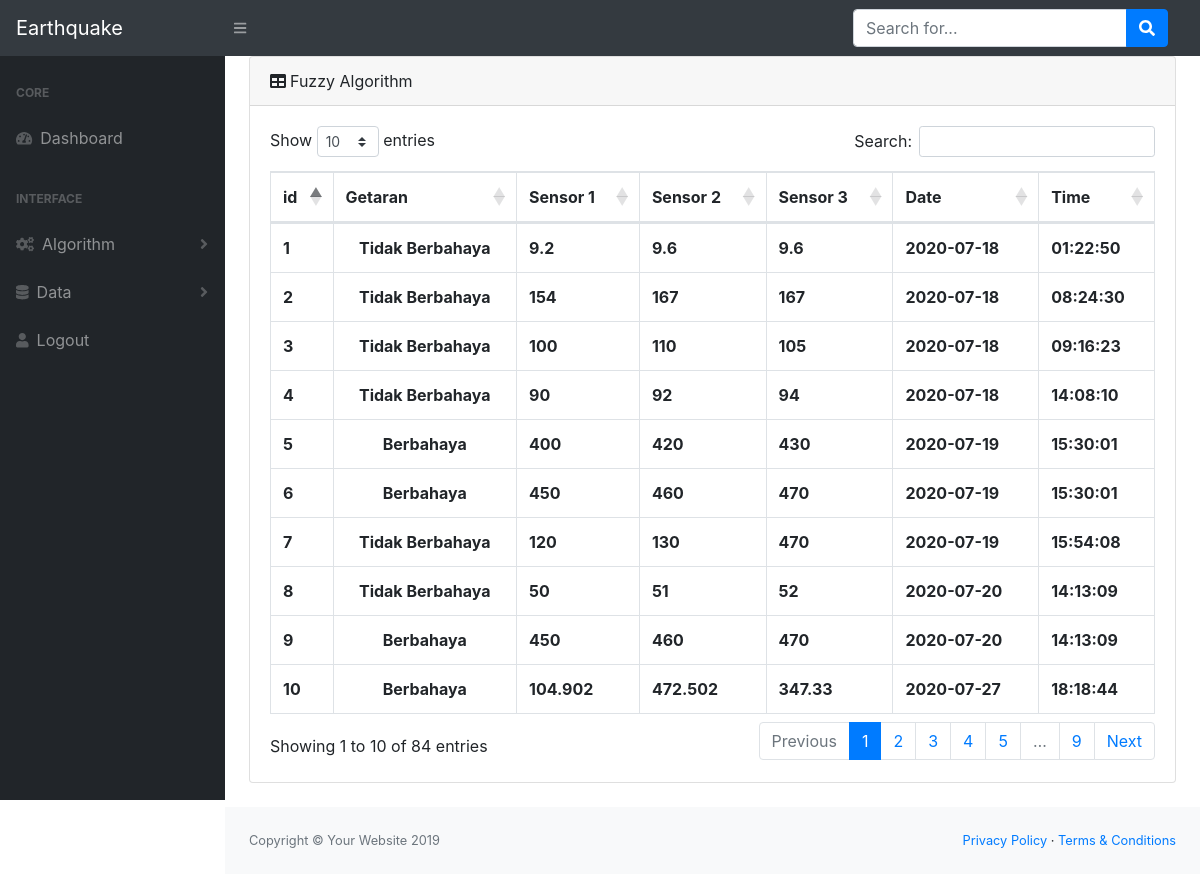
Page /dist/fuzzy1.php on the committed database.
### tables this page shows
CREATE TABLE `fuzzy` (
  `id` int(10) NOT NULL,
  `hasil` int(2) NOT NULL,
  `pga1` float DEFAULT NULL,
  `pga2` float DEFAULT NULL,
  `pga3` float DEFAULT NULL,
  `tanggal` date DEFAULT NULL,
  `waktu` time DEFAULT NULL
);

### dist/fuzzy1.php (the view, shortened to what this page needs)
<!DOCTYPE html>
<?php
    $mysqli = new mysqli("localhost", "root", "", "earthquake");
    $query = "SELECT * FROM fuzzy";
?>
<html lang="en">
    <head>
        <link href="css/styles.css" rel="stylesheet" />
        <link href="https://cdn.datatables.net/1.10.20/css/dataTables.bootstrap4.min.css" rel="stylesheet" />
    </head>
    <body class="sb-nav-fixed">
        <nav class="sb-topnav navbar navbar-expand navbar-dark bg-dark">
            <a class="navbar-brand" href="index.php">Earthquake</a><button class="btn btn-link btn-sm order-1 order-lg-0" id="sidebarToggle" href="#"><i class="fas fa-bars"></i></button
            >
            <form class="d-none d-md-inline-block form-inline ml-auto mr-0 mr-md-3 my-2 my-md-0">
                <div class="input-group">
                    <input class="form-control" type="text" placeholder="Search for..." aria-label="Search" aria-describedby="basic-addon2" />
                    <div class="input-group-append">
                        <button class="btn btn-primary" type="button"><i class="fas fa-search"></i></button>
                    </div>
                </div>
            </form>
        </nav>
        <div id="layoutSidenav">
            <?php include "menu.php" ?>
            <div id="layoutSidenav_content">
                <main>
                    <div class="container-fluid">
                        <div class="card mb-4">
                            <div class="card-header"><i class="fas fa-table mr-1"></i>Fuzzy Algorithm</div>
                            <div class="card-body">
                                <div class="table-responsive">
                                    <table class="table table-bordered" id="dataTable" width="100%" cellspacing="0">
                                        <thead>
                                            <tr class="text-center">
                                                <th>id</th>
                                                <th>Getaran</th>
                                                <th>Sensor 1</th>
                                                <th>Sensor 2</th>
                                                <th>Sensor 3</th>
                                                <th>Date</th>
                                                <th>Time</th>
                                            </tr>
                                        </thead>
                                        <tbody>
                                            <?php
                                                if($result = $mysqli->query($query)){
                                                    while($data=$result->fetch_assoc()){
                                                        $id = $data["id"];
                                                        $hasil = $data["hasil"];
                                                        $pga1 = $data["pga1"];
                                                        $pga2 = $data["pga2"];
                                                        $pga3 = $data["pga3"];
                                                        $tanggal = $data["tanggal"];
                                                        $waktu = $data["waktu"];
                                                        if($hasil == 1){
                                                            $hasil = "Berbahaya";
                                                        }else{
                                                            $hasil = "Tidak Berbahaya";
                                                        }
                                                        echo '<tr>
                                                                <th>'.$id.'</th>
                                                                <th class="text-center">'.$hasil.'</th>
                                                                <th>'.$pga1.'</th>
                                                                <th>'.$pga2.'</th>
                                                                <th>'.$pga3.'</th>
                                                                <th>'.$tanggal.'</th>
                                                                <th>'.$waktu.'</th>
                                                            </tr>';
                                                    }
                                                }
                                            ?>
                                        </tbody>
                                    </table>
                                </div>
                            </div>
                        </div>
                    </div>
                </main>
                <footer class="py-4 bg-light mt-auto">
                    <div class="container-fluid">
                        <div class="d-flex align-items-center justify-content-between small">
                            <div class="text-muted">Copyright &copy; Your Website 2019</div>
                            <div>
                                <a href="#">Privacy Policy</a>
                                &middot;
                                <a href="#">Terms &amp; Conditions</a>
                            </div>
                        </div>
                    </div>
                </footer>
            </div>
        </div>
    </body>
</html>

### rows in the picture
fuzzy: id "1", hasil "Tidak Berbahaya", pga1 "9.2", pga2 "9.6", pga3 "9.6", tanggal "2020-07-18", waktu "01:22:50"
fuzzy: id "2", hasil "Tidak Berbahaya", pga1 "154", pga2 "167", pga3 "167", tanggal "2020-07-18", waktu "08:24:30"
fuzzy: id "3", hasil "Tidak Berbahaya", pga1 "100", pga2 "110", pga3 "105", tanggal "2020-07-18", waktu "09:16:23"
fuzzy: id "4", hasil "Tidak Berbahaya", pga1 "90", pga2 "92", pga3 "94", tanggal "2020-07-18", waktu "14:08:10"
fuzzy: id "5", hasil "Berbahaya", pga1 "400", pga2 "420", pga3 "430", tanggal "2020-07-19", waktu "15:30:01"
fuzzy: id "6", hasil "Berbahaya", pga1 "450", pga2 "460", pga3 "470", tanggal "2020-07-19", waktu "15:30:01"
fuzzy: id "7", hasil "Tidak Berbahaya", pga1 "120", pga2 "130", pga3 "470", tanggal "2020-07-19", waktu "15:54:08"
fuzzy: id "8", hasil "Tidak Berbahaya", pga1 "50", pga2 "51", pga3 "52", tanggal "2020-07-20", waktu "14:13:09"
fuzzy: id "9", hasil "Berbahaya", pga1 "450", pga2 "460", pga3 "470", tanggal "2020-07-20", waktu "14:13:09"
fuzzy: id "10", hasil "Berbahaya", pga1 "104.902", pga2 "472.502", pga3 "347.33", tanggal "2020-07-27", waktu "18:18:44"
